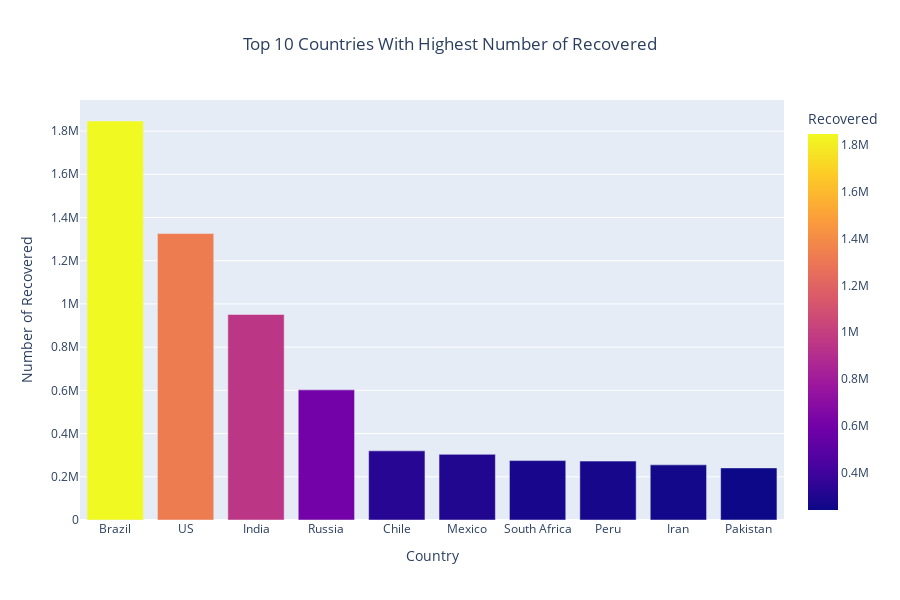

Here is the notebook cell this chart was saved with:
### Markdown cell above
- The United States also has the highest number of deaths, with around 150,000 deaths. This is again represented by a bright yellow bar.
- Brazil follows with about 100,000 deaths, shown by a red bar.
- United Kingdom and Mexico: Both countries have significant but fewer deaths compared to the US and Brazil, represented by purple bars.
- Other countries like Italy, India, and France show progressively fewer deaths, represented by bars in darker purple and blue shades.

### Code cell
# Top 10 Countries With The Highest Number of Recovered
sorted_df = df.sort_values(by='Recovered', ascending=False)
plot = px.bar(sorted_df.head(10), x= 'Country/Region', y= 'Recovered',title='Top 10 Countries With Highest Number of Recovered', color='Recovered',  hover_data='Recovered')
plot.update_layout(
    title={
        'x': 0.5,  # Centers the title
    },
    xaxis_title='Country',
    yaxis_title='Number of Recovered',
    height = 600
)
pyo.iplot(plot)

### Figure 1 — Plotly figure (JSON) as saved in the notebook; plotly's stock layout.template omitted (floating-point values rounded to 4 significant figures)
{"data": [{"alignmentgroup": "True", "hovertemplate": "Country/Region=%{x}<br>Recovered=%{marker.color}<extra></extra>", "legendgroup": "", "marker": {"color": [1846641, 1325804, 951166, 602249, 319954, 303810, 274925, 272547, 255144, 241026], "coloraxis": "coloraxis", "pattern": {"shape": ""}}, "name": "", "offsetgroup": "", "orientation": "v", "showlegend": false, "textposition": "auto", "type": "bar", "x": ["Brazil", "US", "India", "Russia", "Chile", "Mexico", "South Africa", "Peru", "Iran", "Pakistan"], "xaxis": "x", "y": [1846641, 1325804, 951166, 602249, 319954, 303810, 274925, 272547, 255144, 241026], "yaxis": "y"}], "layout": {"barmode": "relative", "coloraxis": {"colorbar": {"title": {"text": "Recovered"}}, "colorscale": [[0, "#0d0887"], [0.1111, "#46039f"], [0.2222, "#7201a8"], [0.3333, "#9c179e"], [0.4444, "#bd3786"], [0.5556, "#d8576b"], [0.6667, "#ed7953"], [0.7778, "#fb9f3a"], [0.8889, "#fdca26"], [1, "#f0f921"]]}, "height": 600, "legend": {"tracegroupgap": 0}, "title": {"text": "Top 10 Countries With Highest Number of Recovered", "x": 0.5}, "xaxis": {"anchor": "y", "domain": [0, 1], "title": {"text": "Country"}}, "yaxis": {"anchor": "x", "domain": [0, 1], "title": {"text": "Number of Recovered"}}}}
